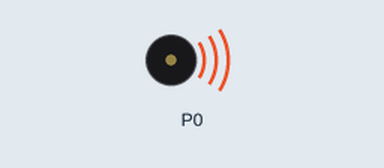
The program below on a simulated BBC micro:bit (MakeCode). Parts: buzzer (waves = sounding).

Above: at 0.2 s.
Timing chart, 0 to 3.0 s (numbered marks = the images above):
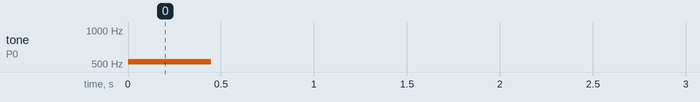

The program:

main.ts
```typescript
basic.forever(function () {
    music.play(music.stringPlayable("C5 - F G F G F C ", 133), music.PlaybackMode.LoopingInBackground)
})
```

test.ts
```typescript
// tests go here; this will not be compiled when this package is used as an extension.
```

Measured:
- by itself, tone on P0: silent → 523 Hz at 0.00 s, → silent 0.45 s later
